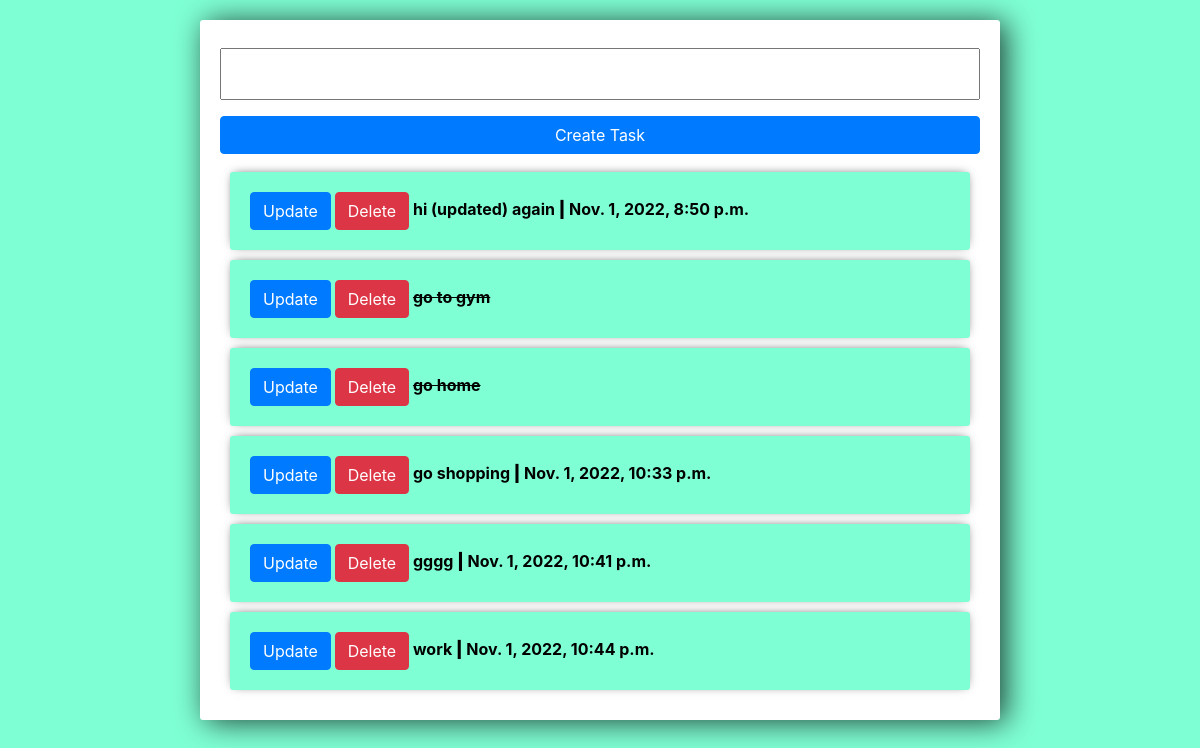
The page / on the database its author committed.
### base/models.py (models this page shows)
class Task(models.Model):
    title=models.CharField(max_length=255)
    complete= models.BooleanField(default=False)
    created=models.DateTimeField(auto_now_add=True)
    def __str__(self):
        return self.title

### base/views.py (the view)
# urls.py: path('', views.index, name="list"),
def index(request):
    tasks=Task.objects.all()
    form = TaskForm()
    if request.method=="POST":
        form=TaskForm(request.POST)
        if form.is_valid():
            form.save()
        return redirect("/")
    context={"tasks":tasks, "form":form}
    return render(request, "base/home.html",context)

### base/forms.py
class TaskForm(forms.ModelForm):
    class Meta:
        model= Task
        fields="__all__"

### templates/base/home.html (shortened to what this page needs)
{% load static %}
<!DOCTYPE html>
<html lang="en">
  <head>
    <link
      rel="stylesheet"
      href="https://stackpath.bootstrapcdn.com/bootstrap/4.3.1/css/bootstrap.min.css"
    />
    <link rel="stylesheet" href="{% static 'base/css/style.css' %}" />
  </head>
  <body>
    <div class="center-column">
      <form method="POST" action="/">
        {% csrf_token %} {{form.title}}
        <input
          class="btn btn-primary"
          type="submit"
          name="Create Task"
          value="Create Task"
        />
      </form>
      <div class="todo-list">
        {% for task in tasks %}
        <div class="item-row">
          <a class="btn btn-primary" href="{% url 'update_task' task.id %}">
            Update
          </a>
          <a class="btn btn-danger" href="{% url 'delete' task.id %}">
            Delete
          </a>
          {% if task.complete == True %}
          <s>{{task}}</s>
          {% else %}
          <span>
            {{task}}
            <b>|</b>
            {{task.created}}
          </span>
          {% endif %}
        </div>
        {% endfor %}
      </div>
    </div>
  </body>
</html>

### static/base/css/style.css (style rules this page uses)
body { background-color:aquamarine; }
input { width: 100%; padding: 12px 20px; margin: 8px 0; box-sizing: border-box; }
.center-column { width:800px; margin: 20px auto; padding:20px; background-color: #fff; border-radius: 3px; box-shadow: 6px 2px 30px 0px rgba(0,0,0,0.75); }
.item-row { background-color:aquamarine; margin: 10px; padding: 20px; border-radius: 3px; color: black; font-size: 16px; font-weight: bold; box-shadow: 0px -1px 10px -4px rgba(0,0,0,0.75); }

### rows shown on the page
Task: title "hi (updated) again", created "Nov. 1, 2022, 8:50 p.m."
Task: title "go to gym"
Task: title "go home"
Task: title "go shopping", created "Nov. 1, 2022, 10:33 p.m."
Task: title "gggg", created "Nov. 1, 2022, 10:41 p.m."
Task: title "work", created "Nov. 1, 2022, 10:44 p.m."
